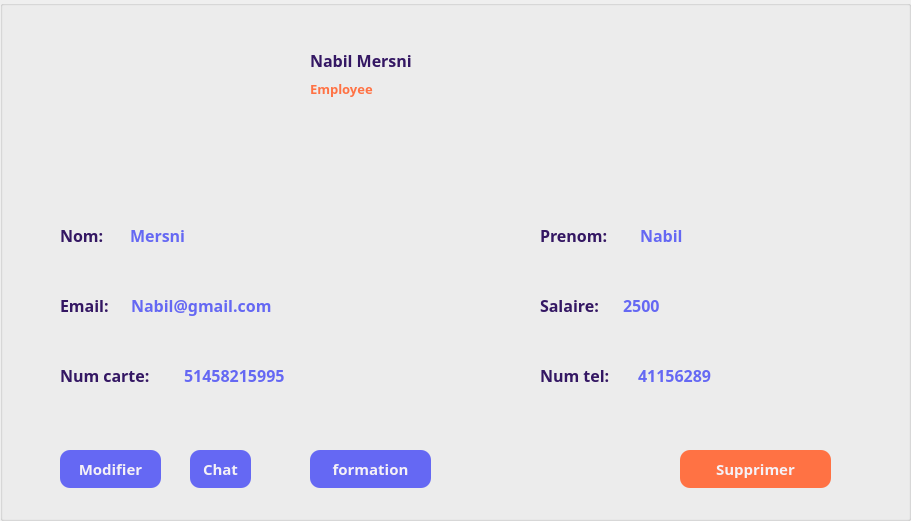
     <widget class="QGroupBox" name="userInterface">
      <property name="geometry">
       <rect>
        <x>361</x>
        <y>90</y>
        <width>911</width>
        <height>521</height>
       </rect>
      </property>
      <property name="styleSheet">
       <string notr="true">#userInterface{
	border:3px solid rgb(101, 104, 243);
	border-radius: 50px;
	background-color: rgba(244, 220, 211,50%);
	
}</string>
      </property>
      <property name="title">
       <string/>
      </property>
      <widget class="QLabel" name="label_15">
       <property name="geometry">
        <rect>
         <x>170</x>
         <y>40</y>
         <width>110</width>
         <height>110</height>
        </rect>
       </property>
       <property name="styleSheet">
        <string notr="true">image: url(:/resource/img/user.png);</string>
       </property>
       <property name="text">
        <string/>
       </property>
      </widget>
      <widget class="QLabel" name="me_fullname">
       <property name="geometry">
        <rect>
         <x>310</x>
         <y>50</y>
         <width>201</width>
         <height>21</height>
        </rect>
       </property>
       <property name="font">
        <font>
         <family>Montserrat SemiBold</family>
         <pointsize>12</pointsize>
         <weight>75</weight>
         <bold>true</bold>
        </font>
       </property>
       <property name="styleSheet">
        <string notr="true">color: rgb(52, 23, 99);</string>
       </property>
       <property name="text">
        <string>Nabil Mersni</string>
       </property>
      </widget>
      <widget class="QLabel" name="me_role">
       <property name="geometry">
        <rect>
         <x>310</x>
         <y>78</y>
         <width>201</width>
         <height>21</height>
        </rect>
       </property>
       <property name="font">
        <font>
         <family>Montserrat SemiBold</family>
         <pointsize>10</pointsize>
         <weight>75</weight>
         <bold>true</bold>
        </font>
       </property>
       <property name="styleSheet">
        <string notr="true">color: rgb(255, 114, 68);</string>
       </property>
       <property name="text">
        <string>Employee</string>
       </property>
      </widget>
      <widget class="QPushButton" name="me_setForm">
       <property name="geometry">
        <rect>
         <x>310</x>
         <y>110</y>
         <width>34</width>
         <height>34</height>
        </rect>
       </property>
       <property name="cursor">
        <cursorShape>PointingHandCursor</cursorShape>
       </property>
       <property name="styleSheet">
        <string notr="true">QPushButton {
	border:none;
border-radius:15px;
}

QPushButton::hover {
  background-color: rgb(254, 129, 75);
}</string>
       </property>
       <property name="text">
        <string/>
       </property>
       <property name="icon">
        <iconset resource="resource.qrc">
         <normaloff>:/resource/img/update.png</normaloff>:/resource/img/update.png</iconset>
       </property>
       <property name="iconSize">
        <size>
         <width>19</width>
         <height>19</height>
        </size>
       </property>
      </widget>
      <widget class="QLabel" name="label_21">
       <property name="geometry">
        <rect>
         <x>60</x>
         <y>220</y>
         <width>61</width>
         <height>31</height>
        </rect>
       </property>
       <property name="font">
        <font>
         <family>Montserrat SemiBold</family>
         <pointsize>12</pointsize>
         <weight>75</weight>
         <bold>true</bold>
        </font>
       </property>
       <property name="styleSheet">
        <string notr="true">color: rgb(52, 23, 99);</string>
       </property>
       <property name="text">
        <string>Nom:</string>
       </property>
      </widget>
      <widget class="QLabel" name="me_nom">
       <property name="geometry">
        <rect>
         <x>130</x>
         <y>220</y>
         <width>201</width>
         <height>31</height>
        </rect>
       </property>
       <property name="font">
        <font>
         <family>Montserrat SemiBold</family>
         <pointsize>12</pointsize>
         <weight>75</weight>
         <bold>true</bold>
        </font>
       </property>
       <property name="styleSheet">
        <string notr="true">color: rgb(101, 104, 243);</string>
       </property>
       <property name="text">
        <string>Mersni</string>
       </property>
      </widget>
      <widget class="QLabel" name="label_23">
       <property name="geometry">
        <rect>
         <x>540</x>
         <y>220</y>
         <width>91</width>
         <height>31</height>
        </rect>
       </property>
       <property name="font">
        <font>
         <family>Montserrat SemiBold</family>
         <pointsize>12</pointsize>
         <weight>75</weight>
         <bold>true</bold>
        </font>
       </property>
       <property name="styleSheet">
        <string notr="true">color: rgb(52, 23, 99);</string>
       </property>
       <property name="text">
        <string>Prenom:</string>
       </property>
      </widget>
      <widget class="QLabel" name="me_prenom">
       <property name="geometry">
        <rect>
         <x>640</x>
         <y>220</y>
         <width>181</width>
         <height>31</height>
        </rect>
       </property>
       <property name="font">
        <font>
         <family>Montserrat SemiBold</family>
         <pointsize>12</pointsize>
         <weight>75</weight>
         <bold>true</bold>
        </font>
       </property>
       <property name="styleSheet">
        <string notr="true">
color: rgb(101, 104, 243);</string>
       </property>
       <property name="text">
        <string>Nabil</string>
       </property>
      </widget>
      <widget class="QLabel" name="label_25">
       <property name="geometry">
        <rect>
         <x>60</x>
         <y>290</y>
         <width>71</width>
         <height>31</height>
        </rect>
       </property>
       <property name="font">
        <font>
         <family>Montserrat SemiBold</family>
         <pointsize>12</pointsize>
         <weight>75</weight>
         <bold>true</bold>
        </font>
       </property>
       <property name="styleSheet">
        <string notr="true">color: rgb(52, 23, 99);</string>
       </property>
       <property name="text">
        <string>Email:</string>
       </property>
      </widget>
      <widget class="QLabel" name="me_email">
       <property name="geometry">
        <rect>
         <x>131</x>
         <y>290</y>
         <width>291</width>
         <height>31</height>
        </rect>
       </property>
       <property name="font">
        <font>
         <family>Montserrat SemiBold</family>
         <pointsize>12</pointsize>
         <weight>75</weight>
         <bold>true</bold>
        </font>
       </property>
       <property name="styleSheet">
        <string notr="true">color: rgb(101, 104, 243);</string>
       </property>
       <property name="text">
        <string>Nabil@gmail.com</string>
       </property>
      </widget>
      <widget class="QLabel" name="label_27">
       <property name="geometry">
        <rect>
         <x>60</x>
         <y>360</y>
         <width>121</width>
         <height>31</height>
        </rect>
       </property>
       <property name="font">
        <font>
         <family>Montserrat SemiBold</family>
         <pointsize>12</pointsize>
         <weight>75</weight>
         <bold>true</bold>
        </font>
       </property>
       <property name="styleSheet">
        <string notr="true">color: rgb(52, 23, 99);</string>
       </property>
       <property name="text">
        <string>Num carte:</string>
       </property>
      </widget>
      <widget class="QLabel" name="me_num_carte">
       <property name="geometry">
        <rect>
         <x>184</x>
         <y>360</y>
         <width>181</width>
         <height>31</height>
        </rect>
       </property>
       <property name="font">
        <font>
         <family>Montserrat SemiBold</family>
         <pointsize>12</pointsize>
         <weight>75</weight>
         <bold>true</bold>
        </font>
       </property>
       <property name="styleSheet">
        <string notr="true">
color: rgb(101, 104, 243);</string>
       </property>
       <property name="text">
        <string>51458215995</string>
       </property>
      </widget>
      <widget class="QLabel" name="label_29">
       <property name="geometry">
        <rect>
         <x>540</x>
         <y>290</y>
         <width>91</width>
         <height>31</height>
        </rect>
       </property>
       <property name="font">
        <font>
         <family>Montserrat SemiBold</family>
         <pointsize>12</pointsize>
         <weight>75</weight>
         <bold>true</bold>
        </font>
       </property>
       <property name="styleSheet">
        <string notr="true">color: rgb(52, 23, 99);</string>
       </property>
       <property name="text">
        <string>Salaire:</string>
       </property>
      </widget>
      <widget class="QLabel" name="me_salaire">
       <property name="geometry">
        <rect>
         <x>623</x>
         <y>290</y>
         <width>181</width>
         <height>31</height>
        </rect>
       </property>
       <property name="font">
        <font>
         <family>Montserrat SemiBold</family>
         <pointsize>12</pointsize>
         <weight>75</weight>
         <bold>true</bold>
        </font>
       </property>
       <property name="styleSheet">
        <string notr="true">
color: rgb(101, 104, 243);</string>
       </property>
       <property name="text">
        <string>2500</string>
       </property>
      </widget>
      <widget class="QLabel" name="label_31">
       <property name="geometry">
        <rect>
         <x>540</x>
         <y>360</y>
         <width>121</width>
         <height>31</height>
        </rect>
       </property>
       <property name="font">
        <font>
         <family>Montserrat SemiBold</family>
         <pointsize>12</pointsize>
         <weight>75</weight>
         <bold>true</bold>
        </font>
       </property>
       <property name="styleSheet">
        <string notr="true">color: rgb(52, 23, 99);</string>
       </property>
       <property name="text">
        <string>Num tel:</string>
       </property>
      </widget>
      <widget class="QLabel" name="me_num_tel">
       <property name="geometry">
        <rect>
         <x>638</x>
         <y>360</y>
         <width>181</width>
         <height>31</height>
        </rect>
       </property>
       <property name="font">
        <font>
         <family>Montserrat SemiBold</family>
         <pointsize>12</pointsize>
         <weight>75</weight>
         <bold>true</bold>
        </font>
       </property>
       <property name="styleSheet">
        <string notr="true">
color: rgb(101, 104, 243);</string>
       </property>
       <property name="text">
        <string>41156289</string>
       </property>
      </widget>
      <widget class="QPushButton" name="me_updateBtn">
       <property name="geometry">
        <rect>
         <x>60</x>
         <y>450</y>
         <width>101</width>
         <height>38</height>
        </rect>
       </property>
       <property name="font">
        <font>
         <family>Montserrat SemiBold</family>
         <pointsize>11</pointsize>
         <weight>75</weight>
         <bold>true</bold>
        </font>
       </property>
       <property name="cursor">
        <cursorShape>PointingHandCursor</cursorShape>
       </property>
       <property name="styleSheet">
        <string notr="true">QPushButton#me_updateBtn {
    background-color: rgb(101, 104, 243);
	color: rgb(245, 241, 246);
	border-radius: 10px;
 }

QPushButton#me_updateBtn:hover {
	background-color: rgb(254, 129, 75);
}

QPushButton#me_updateBtn:pressed {
	background-color: rgb(255, 114, 68);
}</string>
       </property>
       <property name="text">
        <string>Modifier</string>
       </property>
      </widget>
      <widget class="QPushButton" name="me_chatBtn">
       <property name="geometry">
        <rect>
         <x>190</x>
         <y>450</y>
         <width>61</width>
         <height>38</height>
        </rect>
       </property>
       <property name="font">
        <font>
         <family>Montserrat SemiBold</family>
         <pointsize>11</pointsize>
         <weight>75</weight>
         <bold>true</bold>
        </font>
       </property>
       <property name="cursor">
        <cursorShape>PointingHandCursor</cursorShape>
       </property>
       <property name="styleSheet">
        <string notr="true">QPushButton#me_chatBtn {
    background-color: rgb(101, 104, 243);
	color: rgb(245, 241, 246);
	border-radius: 10px;
 }

QPushButton#me_chatBtn:hover {
	background-color: rgb(254, 129, 75);
}

QPushButton#me_chatBtn:pressed {
	background-color: rgb(255, 114, 68);
}</string>
       </property>
       <property name="text">
        <string>Chat</string>
       </property>
      </widget>
      <widget class="QPushButton" name="me_formationBtn">
       <property name="geometry">
        <rect>
         <x>310</x>
         <y>450</y>
         <width>121</width>
         <height>38</height>
        </rect>
       </property>
       <property name="font">
        <font>
         <family>Montserrat SemiBold</family>
         <pointsize>11</pointsize>
         <weight>75</weight>
         <bold>true</bold>
        </font>
       </property>
       <property name="cursor">
        <cursorShape>PointingHandCursor</cursorShape>
       </property>
       <property name="styleSheet">
        <string notr="true">QPushButton#me_formationBtn {
    background-color: rgb(101, 104, 243);
	color: rgb(245, 241, 246);
	border-radius: 10px;
 }

QPushButton#me_formationBtn:hover {
	background-color: rgb(254, 129, 75);
}

QPushButton#me_formationBtn:pressed {
	background-color: rgb(255, 114, 68);
}</string>
       </property>
       <property name="text">
        <string>formation</string>
       </property>
      </widget>
      <widget class="QPushButton" name="me_deleteBtn">
       <property name="geometry">
        <rect>
         <x>680</x>
         <y>450</y>
         <width>151</width>
         <height>38</height>
        </rect>
       </property>
       <property name="font">
        <font>
         <family>Montserrat SemiBold</family>
         <pointsize>11</pointsize>
         <weight>75</weight>
         <bold>true</bold>
        </font>
       </property>
       <property name="cursor">
        <cursorShape>PointingHandCursor</cursorShape>
       </property>
       <property name="styleSheet">
        <string notr="true">QPushButton#me_deleteBtn {
    background-color: rgb(255, 114, 68);
	color: rgb(245, 241, 246);
	border-radius: 10px;
 }

QPushButton#me_deleteBtn:hover {
	background-color: rgb(254, 129, 75);
}

QPushButton#me_deleteBtn:pressed {
	background-color: rgb(255, 114, 68);
}</string>
       </property>
       <property name="text">
        <string>Supprimer</string>
       </property>
       <property name="icon">
        <iconset resource="resource.qrc">
         <normaloff>:/resource/img/delete_white.png</normaloff>:/resource/img/delete_white.png</iconset>
       </property>
       <property name="iconSize">
        <size>
         <width>19</width>
         <height>19</height>
        </size>
       </property>
      </widget>
     </widget>
